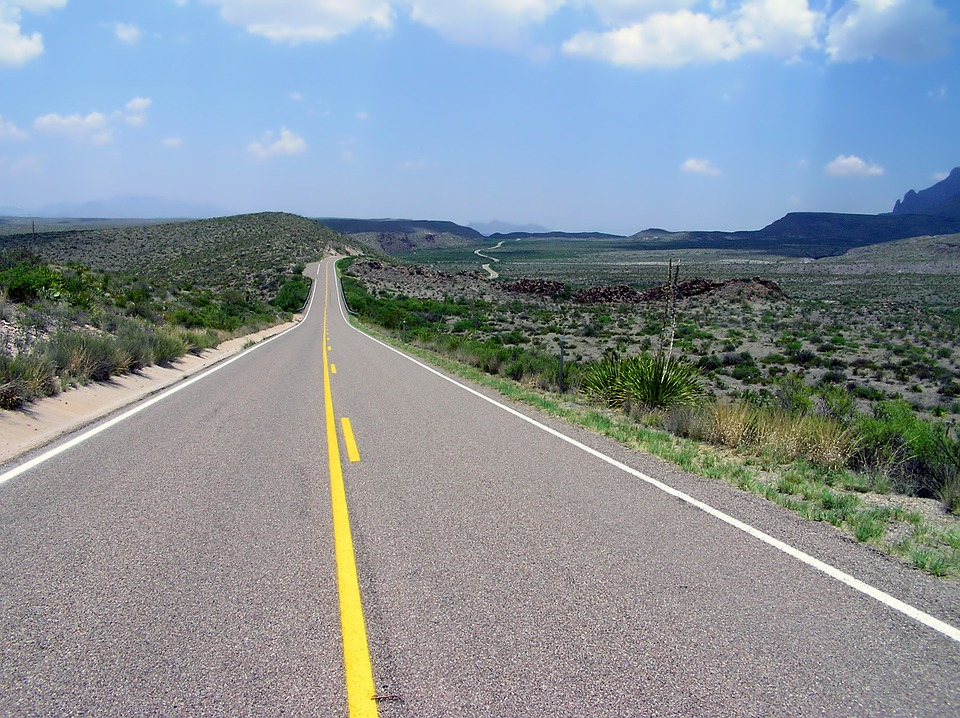
//> input picture opencvTest/RoadFlow2.jpg, 960 x 718 px, given in place of 0122-Right1.mp4, which was not available
$ ./main   (built with g++ and OpenCV 4)
//> lines starting //> are read from the running program, lines starting //| are printed output that depends on the picture; after the words box and inside, x2 and y2 are one past the last pixel; in counts of white or black regions, pixels touching at a corner belong together; pictures that were not available may be replaced by others from this repository, and a replacement may not be noted
#include <stdio.h>
#include <cv.h>
#include <opencv2/core/core.hpp>
#include <opencv2/highgui/highgui.hpp>
#include <opencv2/opencv.hpp>

using namespace cv;
using namespace std;
int main( int argc, char** argv )
{
//    cout << "Hello World"<<endl;

    cv::VideoCapture vidcap = cv::VideoCapture("/Users/arthur/Documents/UnderGrad/2018 Fall/GPEV/opencvTest/opencvTest/0122/Original Image/0122-Right1.mp4");
    if(!vidcap.isOpened())
    {
        cout << " cant open video" << endl;
        return -1;
    }
    Mat frame;
    vidcap >> frame;
//> frame is the input picture: 718 rows x 960 cols, CV_8UC3; mean B, G, R 154.1, 146.4, 135.7
    while( frame.data != NULL)
    {
        Mat image;
//        image = imread("/Users/arthur/Documents/UnderGrad/2018 Fall/GPEV/opencvTest/opencvTest/0122/Original Image/0122-1.png", IMREAD_COLOR); // 讀取圖片
        //    image = imread("/Users/arthur/Documents/UnderGrad/2018 Fall/GPEV/opencvTest/opencvTest/barrier.jpg", IMREAD_COLOR); // 讀取圖片
        image = frame;
        if( image.empty() )   // Check for invalid input
        {
            std::cout << "Could not open or find the image" << std::endl;
            return -1;
        }

        cv::Mat hsv_image;
        cv::cvtColor(image, hsv_image, cv::COLOR_BGR2HSV);
//> hsv_image: 718 rows x 960 cols, CV_8UC3; mean H, S, V 79.5, 57.8, 164.2

        // Threshold the HSV image, keep only the red pixels
        cv::Mat lower_red_hue_range;
        cv::Mat upper_red_hue_range;
        cv::inRange(hsv_image, cv::Scalar(0, 100, 100), cv::Scalar(10, 255, 255), lower_red_hue_range);
//> lower_red_hue_range: 718 rows x 960 cols, CV_8UC1; every value is 0
        cv::inRange(hsv_image, cv::Scalar(160, 100, 100), cv::Scalar(179, 255, 255), upper_red_hue_range);

        cv::Mat lower_white_hue_range;
        cv::Mat upper_white_hue_range;
        cv::inRange(hsv_image, cv::Scalar(0, 0, 180), cv::Scalar(180, 150, 255), lower_white_hue_range);
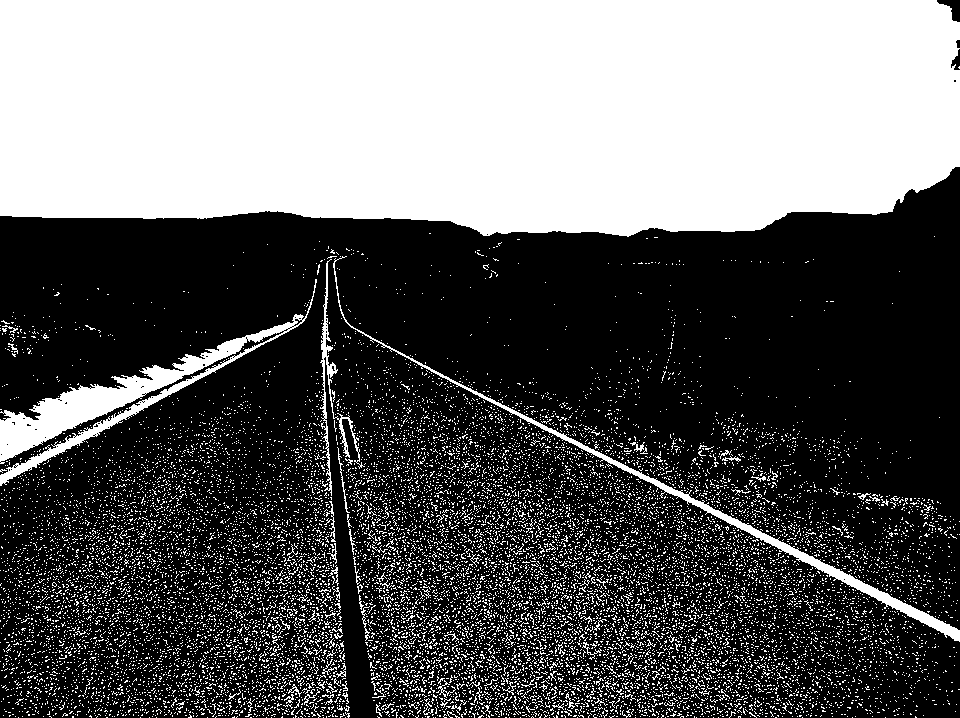
//> lower_white_hue_range: 718 rows x 960 cols, CV_8UC1; 38.9% white; 15945 white regions (15843 under 20 px), largest, box (x1, y1, x2, y2) and area: (0, 0, 960, 237) 210332, (0, 279, 317, 486) 9197, (333, 256, 960, 642) 4186
        //    cv::inRange(hsv_image, cv::Scalar(0, 255, 255), cv::Scalar(180, 255, 255), upper_white_hue_range);


        cv::Mat red_hue_image;
        cv::addWeighted(lower_red_hue_range, 1.0, upper_red_hue_range, 1.0, 0.0, red_hue_image);

        cv::Mat combine;
        cv::addWeighted(red_hue_image, 1.0, lower_white_hue_range, 1.0, 0.0, combine);
        cv::Mat combine_Blur;
        cv::GaussianBlur(combine, combine_Blur, cv::Size(9, 9), 2, 2);
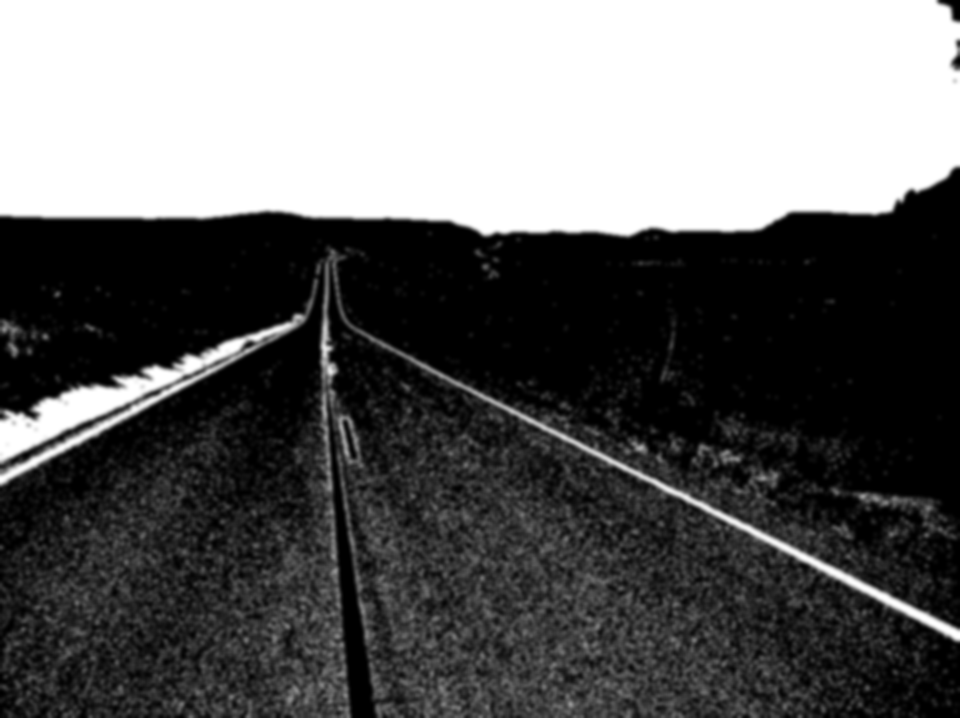
//> combine_Blur: 718 rows x 960 cols, CV_8UC1; min 0, max 255, mean 99.2


        cv::Point2f src_points[] = {
            cv::Point2f((combine.cols/5)*1, combine.rows),
            cv::Point2f((combine.cols/5)*4, combine.rows),
            cv::Point2f((combine.cols/6)*2, (combine.rows/2)),
            cv::Point2f((combine.cols/6)*4, (combine.rows/2))


        };


        cv::Point2f dst_points[] = {
            cv::Point2f((combine.cols/5)*1, combine.rows),
            cv::Point2f((combine.cols/5)*4, combine.rows),
            cv::Point2f((combine.cols/5)*1, 0),
            cv::Point2f((combine.cols/5)*4, 0)

        };

        cv::Mat M = cv::getPerspectiveTransform(src_points, dst_points);

        cv::Mat perspective;
        cv::warpPerspective(combine_Blur, perspective, M, cv::Size(combine.cols, combine.rows), cv::INTER_LINEAR);
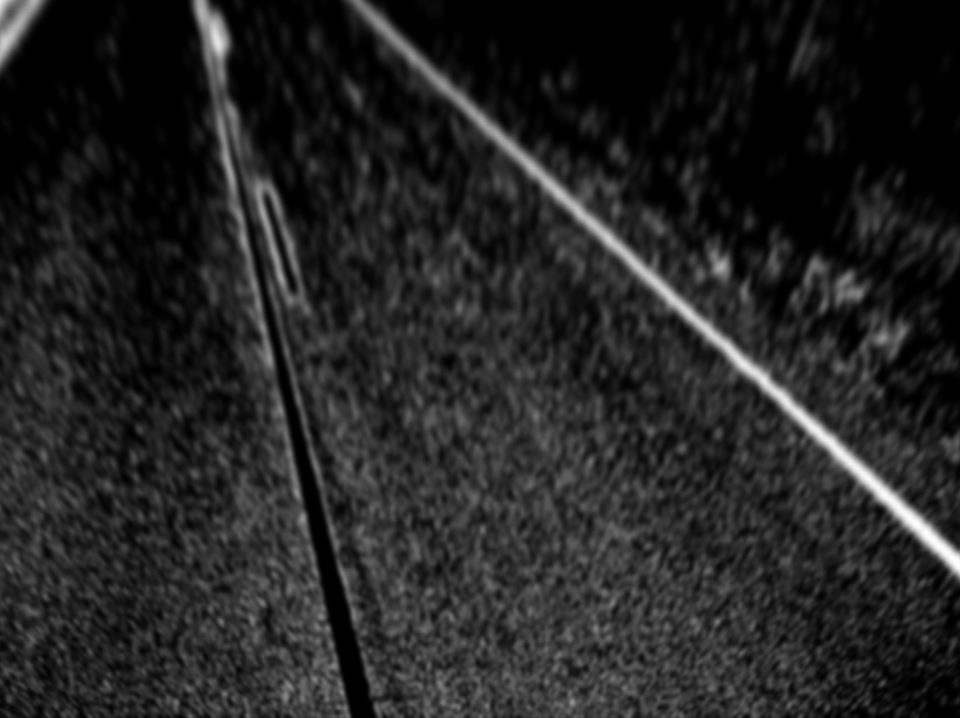
//> perspective: 718 rows x 960 cols, CV_8UC1; min 0, max 254, mean 35.5


        cv::Mat maskImg;
        cv::Mat mask = cv::Mat::zeros(combine.size(), combine.type());
        //    cv::Point wholePoints[4] ={
        //
        //        cv::Point(0, (combine.rows/2) ),
        //        //        cv::Point((combine.cols/5)*1, (combine.rows/2)*1),
        //        cv::Point(combine.cols, (combine.rows/2)),
        //        cv::Point((combine.cols), (combine.rows)),
        //        cv::Point(0, (combine.rows))
        //    };
        //

        cv::Point wholePoints[4] ={

            cv::Point(0, 0),
            //        cv::Point((combine.cols/5)*1, (combine.rows/2)*1),
            cv::Point(combine.cols, 0),
            cv::Point((combine.cols), (combine.rows)),
            cv::Point(0, (combine.rows))
        };


        cv::Point leftPts[4] = {
            cv::Point((combine.cols/6)*0, (combine.rows/3)*1 ),
            //        cv::Point((combine.cols/5)*1, (combine.rows/2)*1),
            cv::Point((combine.cols/6)*1, (combine.rows/3)*1),
            cv::Point((combine.cols/6)*1, (combine.rows/2)*2),
            cv::Point((combine.cols/6)*0, (combine.rows/2)*2)
        };

        cv::Point rightPts[4] = {
            cv::Point((combine.cols/6)*5, (combine.rows/3)*1 ),
            //        cv::Point((combine.cols/5)*1, (combine.rows/2)*1),
            cv::Point((combine.cols/6)*6, (combine.rows/3)*1),
            cv::Point((combine.cols/6)*6, (combine.rows/2)*2),
            cv::Point((combine.cols/6)*5, (combine.rows/2)*2)
        };


// [5 lines of commented-out code are left out]

        cv::fillConvexPoly(mask, wholePoints, 4, cv::Scalar(255, 0, 0));
//> mask: 718 rows x 960 cols, CV_8UC1; every value is 255


        // Multiply the edges image and the mask to get the output

        cv::bitwise_and(perspective, mask, maskImg);

        //    cv::Mat green(combine.rows, combine.cols, combine.channels(), Scalar(0,100, 0));

        //    cv::addWeighted(combine, 1.0, green, 1.0, 0.0, greenImg);

        std::vector<cv::Vec4i> lines;
        std::vector<int> selectedLines;
        std::vector<int> leftLines;
        std::vector<int> rightLines;


//        cv::GaussianBlur(maskImg, maskImg, cv::Size(9, 9), 2, 2);

        HoughLinesP(maskImg, lines, 1, CV_PI/180, 20, 20, 30);
//> lines = 1169 lines (x1, y1, x2, y2), first 8: [0, 337, 959, 472], [0, 507, 959, 659], [0, 230, 959, 246], [0, 667, 959, 667], [0, 352, 959, 504], [0, 495, 959, 630], [0, 234, 959, 369], [0, 372, 959, 576]
        for(int i = 0 ; i< lines.size();i++)
        {
            //lines[i][0] = x coordinate of the init point of the line
            //lines[i][1] = y coordinate of the init point of the line
            //lines[i][2] = x coordinate of the last point of the line
            //lines[i][3] = y coordinate of the last point of the line

            cv::Point init = Point(lines[i][0], lines[i][1]);
            cv::Point last = Point(lines[i][2], lines[i][3]);
            double slope = (last.y - init.y)/(last.x - init.x + 0.00001);
            double dist = hypot(last.x - init.x, last.y - init.y);
            if(std::abs(slope) > 0.1 && dist > 20)
            {
                if(slope < 0)
                {
                    leftLines.push_back(i);
                }
                else if(slope > 0 )
                {
                    rightLines.push_back(i);
                }
                selectedLines.push_back(i);
            }

        }
//> this loop made 1169 passes
//> (init, last, slope, dist) on passes 1 to 3: (Point(0, 337), Point(959, 472), 0.141, 968.5), (Point(0, 507), Point(959, 659), 0.158, 971), (Point(0, 230), Point(959, 246), 0.0167, 959.1)
//> after the loop, leftLines = 108 values from 50 to 1158; rightLines = 593 values from 0 to 1165; selectedLines = 701 values from 0 to 1165
// [4 lines of commented-out code are left out]


        Mat lineImg = cv::Mat::zeros(maskImg.size(), maskImg.type());
        for(int i =0;i< selectedLines.size();i++)
        {
            int count = selectedLines[i];


            cv::line(lineImg, Point(lines[count][0], lines[count][1]), Point(lines[count][2], lines[count][3]), Scalar(255,0,0), 3);
        }
//> this loop made 701 passes
//> count on passes 1 to 3: 0, 1, 4
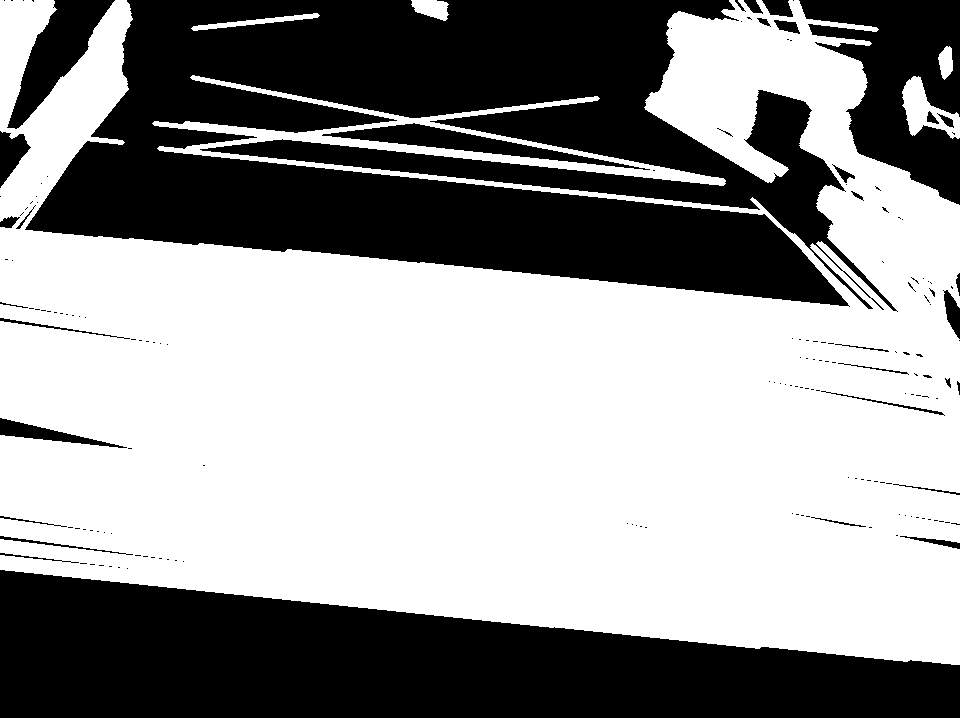
//> lineImg: 718 rows x 960 cols, CV_8UC1; 58.5% white; 170 black regions (136 under 20 px), largest, box (x1, y1, x2, y2) and area: (25, 0, 898, 312) 158402, (0, 570, 960, 718) 94655, (799, 0, 960, 205) 17714


// [112 lines of commented-out code are left out]
        int result = -2;
        if(leftLines.size() > rightLines.size())
        {
            result = 1;
        }
        else if(leftLines.size() == rightLines.size())
        {
            result = 0;
        }
        else if(leftLines.size() < rightLines.size())
        {
            result = -1;
        }
        if(result == -2)
        {
            cout << "Result: can't determined" << endl;
        }
        else
        {
            switch (result)
            {
                case -1:
                    cout << "Result: "<< "Left turn" << endl;
                    break;
                case 0:
                    cout << "Result: "<< "stright" << endl;
                    break;
                case 1:
                    cout << "Result: "<< "right turn" << endl;
                    break;
                default:
                    cout << "Result: Error" << endl;
            }

        }

        // [12 lines of commented-out code are left out]


        vidcap >> frame;
//        waitKey(0); // 等待按鍵，當你按按鍵才會繼續下段程式碼
    }


    return 0;
}
